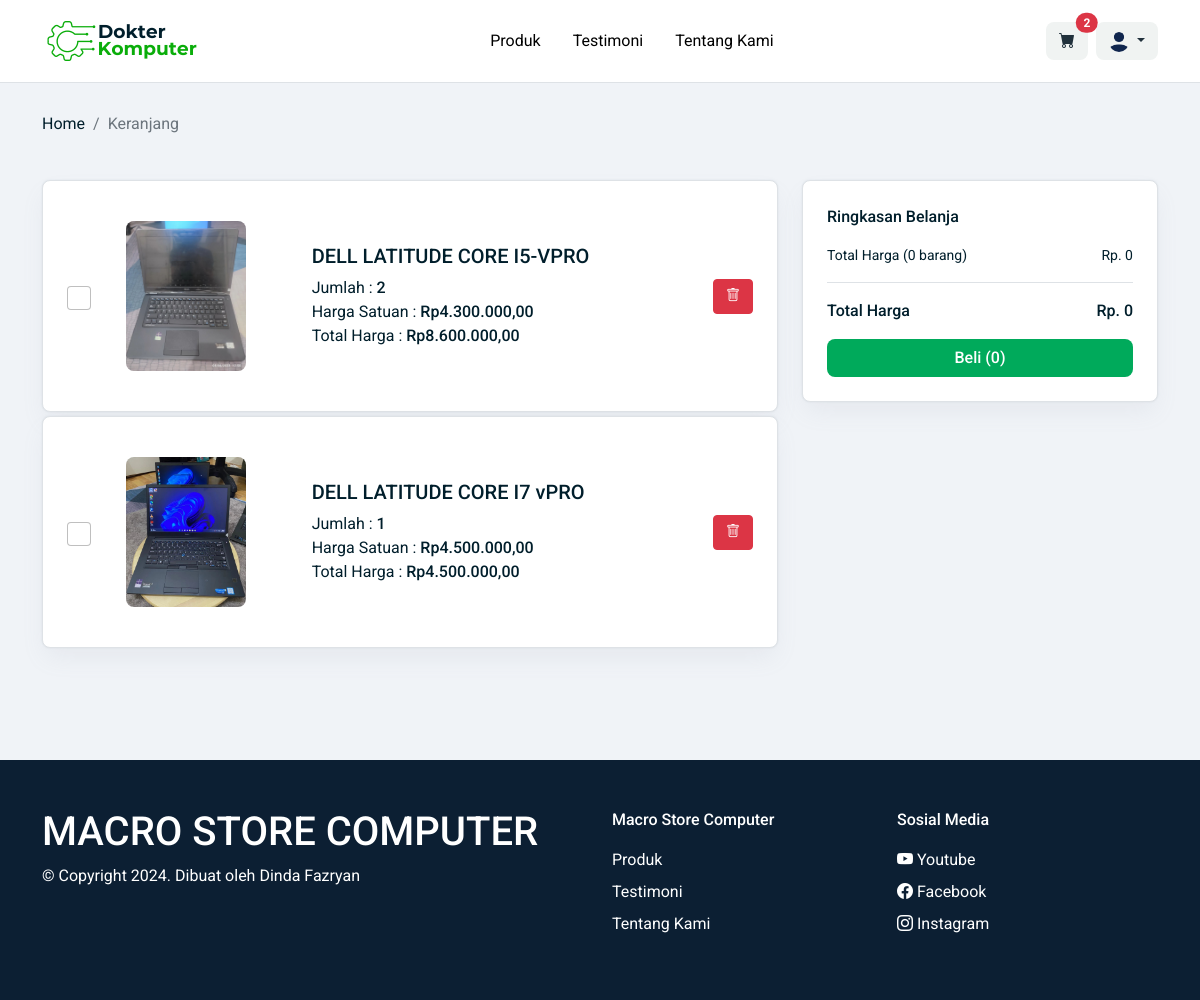
Screenshot of /keranjang.php (signed in) with the database file from the repository.
### tables this page shows
CREATE TABLE `keranjang` (
  `id_keranjang` int(11) NOT NULL,
  `id_user` int(11) NOT NULL,
  `id_produk` int(11) NOT NULL,
  `jumlah_produk` int(11) NOT NULL,
  `total_harga_produk` int(11) NOT NULL
);

CREATE TABLE `produk` (
  `id_produk` int(11) NOT NULL,
  `nama_produk` varchar(100) NOT NULL,
  `slug` varchar(150) NOT NULL,
  `id_kategori` int(11) NOT NULL,
  `harga` int(11) NOT NULL,
  `stok` int(11) NOT NULL,
  `kondisi` varchar(50) NOT NULL,
  `deskripsi` text NOT NULL,
  `gambar` varchar(100) NOT NULL
);

### fungsi.php (called while the page is built, shortened)
<?php
include "db/koneksi.php";
function show($query)
{
    global $koneksi;
    $result = mysqli_query($koneksi, $query);
    $rows = [];
    while ($row = mysqli_fetch_assoc($result)) {
        $rows[] = $row;
    }
    return $rows;
}
function formatKeRupiah($angka)
{
    $hasi_rupiah = number_format($angka, 2, ',', '.');
    return  $hasi_rupiah;
}

### keranjang.php (the view, shortened to what this page needs)
<?php
include "db/koneksi.php";
include "fungsi.php";
$user = !empty($_SESSION["id_user"]) ? $_SESSION["id_user"] : "";
$produk = show("SELECT * FROM keranjang
LEFT JOIN produk
ON keranjang.id_produk = produk.id_produk
LEFT JOIN user
ON keranjang.id_user = user.id_user
WHERE keranjang.id_user = '$user'
");
$total_produk = mysqli_query($koneksi, "SELECT COUNT(*) AS total FROM keranjang WHERE id_user = '$user'");
$jumlah_produk = mysqli_fetch_row($total_produk);
?>
<!DOCTYPE html>
<html lang="en">
<head>
    <link rel="stylesheet" href="asset/css/bootstrap.css">
    <link rel="stylesheet" href="asset/css/style.css">
    <link rel="stylesheet" href="https://cdn.jsdelivr.net/npm/bootstrap-icons@1.10.3/font/bootstrap-icons.css">
</head>
<body style="background-color:#F0F3F7;">
    <?php include "navbar.php" ?>
    <section class="keranjang">
        <div class="container h-100">
            <div class="row">
                <nav aria-label="breadcrumb">
                    <ol class="breadcrumb">
                        <li class="breadcrumb-item"><a href="index.php">Home</a></li>
                        <li class="breadcrumb-item active" aria-current="page">Keranjang</li>
                    </ol>
                </nav>
            </div>
            <div class="row justify-content-center mt-3 mt-md-4">
                <?php if ($jumlah_produk[0] < 1) : ?>
                    <div class="col-12 col-lg-9 col-xl-7 text-center">
                        <img src="asset/img/empty_cart.svg" class="w-50" alt="icon">
                        <div class="mt-4 empty-cart">
                            <h3>Wah, keranjang belanjamu kosong</h3>
                            <p>Yuk, mulai belanja dan lengkapi kebutuhanmu di Macro Store Computer!</p>
                            <a href="produk.php" class="btn btn-green px-5  fw-500">Mulai Belanja</a>
                        </div>
                    </div>
                <?php else : ?>
                    <div class="col-12 col-lg-8">
                        <?php foreach ($produk as $item) : ?>
                            <div class="border rounded-8 mt-1 p-3 p-lg-4 shadow-1 bg-white">
                                <div class="row align-items-center">
                                    <div class="col-md-1 text-center">
                                        <div class="form-check">
                                            <input type="checkbox" class="form-check-input product-checkbox" name="selected_products[]" value="<?= $item['id_produk'] ?>" data-price="<?= $item['total_harga_produk'] ?>">
                                        </div>
                                    </div>
                                    <div class="col-md-3 my-3">
                                        <img src="fileUpload/<?= $item['gambar'] ?>" class="keranjang_img rounded-8" alt="produk">
                                    </div>
                                    <div class="col-md-6">
                                        <div class="px-lg-2">
                                            <h5 class=""><?= $item["nama_produk"] ?></h5>
                                            <div class="">Jumlah : <h6 class="d-inline"><?= $item["jumlah_produk"] ?></h6>
                                            </div>
                                            <div class=" ">Harga Satuan : <h6 class="d-inline">Rp<?= formatKeRupiah($item["harga"]) ?></h6>
                                            </div>
                                            <div class=" ">Total Harga : <h6 class="d-inline">Rp<?= formatKeRupiah($item["total_harga_produk"]) ?></h6>
                                            </div>
                                        </div>
                                    </div>
                                    <div class="col-md-2 text-end">
                                        <form action="" method="post">
                                            <button type="submit" name="hapus_keranjang" class="btn btn-danger fs-14"><i class="bi bi-trash"></i></button>
                                        </form>
                                    </div>
                                </div>
                            </div>
                        <?php endforeach ?>
                    </div>
                    <div class="col-12 col-lg-4 mt-3 mt-lg-0">
                        <div class="border rounded-8 mt-1 p-3 p-lg-4 shadow-1 bg-white">
                            <div class="fs-16 fw-500">Ringkasan Belanja</div>
                            <div class="d-flex justify-content-between fs-14 my-3" id="selected-products-summary">
                                <span>Total Harga (0 barang)</span>
                                <span>Rp. 0</span>
                            </div>
                            <div class="d-flex justify-content-between border-top">
                                <span class="fw-500 mt-3">Total Harga</span>
                                <span class="fw-500 mt-3" id="total-price">Rp. 0</span>
                            </div>
                            <div class="mt-3">
                                <button type="button" class="btn btn-green w-100 fw-500" id="btnBeli">Beli (0)</button>
                            </div>
                        </div>
                    </div>
                <?php endif ?>
            </div>
        </div>
    </section>
    <?php include "footer.php" ?>
</body>
</html>

### asset/css/style.css (style rules this page uses)
:root { --font-rubick: "Rubik"; --font-roboto: "Roboto"; --font-poppins: "Poppins"; --color-dark: #001e2b; --color-default: #0c0c0b; --color-gray: #5c6c75; --color-gray-100: #f0f3f2; --color-gray-200: #ecf0ef; --color-gray-300: #cccfce; --color-gray-500: #889397; --color-gray-700: #3d4f58; --color-gray-800: #21313c; --color-green: #00aa5b; --color-green-light: #ceefce; --color-green-hover: #098a4e; --color-blue: #016bf8; --border-color-green: #00aa5b; --border-color-default: #e9e9e7; --border-color-3: #c0c2c2; }
body { font-family: var(--font-roboto), sans-serif; color: var(--color-dark); }
a { text-decoration: none; color: inherit; }
.produk, .detailProduk, .keranjang, .checkout { margin: 7rem 0; }
.keranjang .keranjang_img { width: 120px; }
.btn-green { background: var(--color-green); color: #fff; border-radius: 8px; transition: 0.3s; }
.fs-14 { font-size: 14px; }
.fs-16 { font-size: 16px; }
.fw-500 { font-weight: 500; }
.rounded-8 { border-radius: 0.5rem; }
.shadow-1 { box-shadow: 0 0 2px rgba(145, 158, 171, 0.2), 0 12px 24px -4px rgba(145, 158, 171, 0.12); }
.keranjang .form-check .form-check-input { width: 1.5em; height: 1.5em; cursor: pointer; }

### rows the page displays
keranjang: id_produk.gambar (picture), id_produk.nama_produk "DELL LATITUDE CORE I5-VPRO", jumlah_produk "2", id_produk.harga "4.300.000,00", total_harga_produk "8.600.000,00"
keranjang: id_produk.gambar (picture), id_produk.nama_produk "DELL LATITUDE CORE I7 vPRO", jumlah_produk "1", id_produk.harga "4.500.000,00", total_harga_produk "4.500.000,00"

### other values shown
$jmlItemCart[0]["total"] "2"
